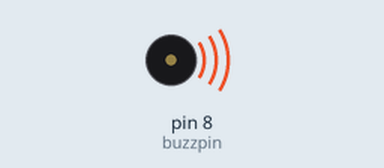
Simulated run of this sketch. Board: Arduino Uno, built with avr-gcc and run on an emulated ATmega328P. On the bench: buzzer (waves = sounding).

Above: at 0.1 s.
Timing chart, 0 to 1.6 s (numbered marks = the images above):
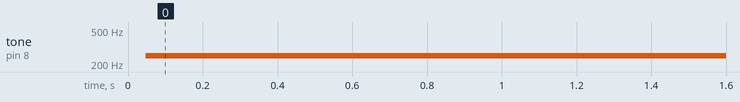

The sketch:

Passive_buzzer.ino
```cpp
int mynum;
int potpin=A1;
int potval;
int Vpot;
int buzzpin=8;

void setup() {
  // put your setup code here, to run once:
  pinMode(buzzpin, OUTPUT);
}

void loop() {
  // passive buzzers work based on a continiuos on and off state for its tone:
  digitalWrite(buzzpin, HIGH);
  delay(2);
  digitalWrite(buzzpin, LOW);
  delay(2);
}
```

Measured:
- by itself, tone on pin 8 (buzzpin): silent → 249 Hz at 0.05 s
